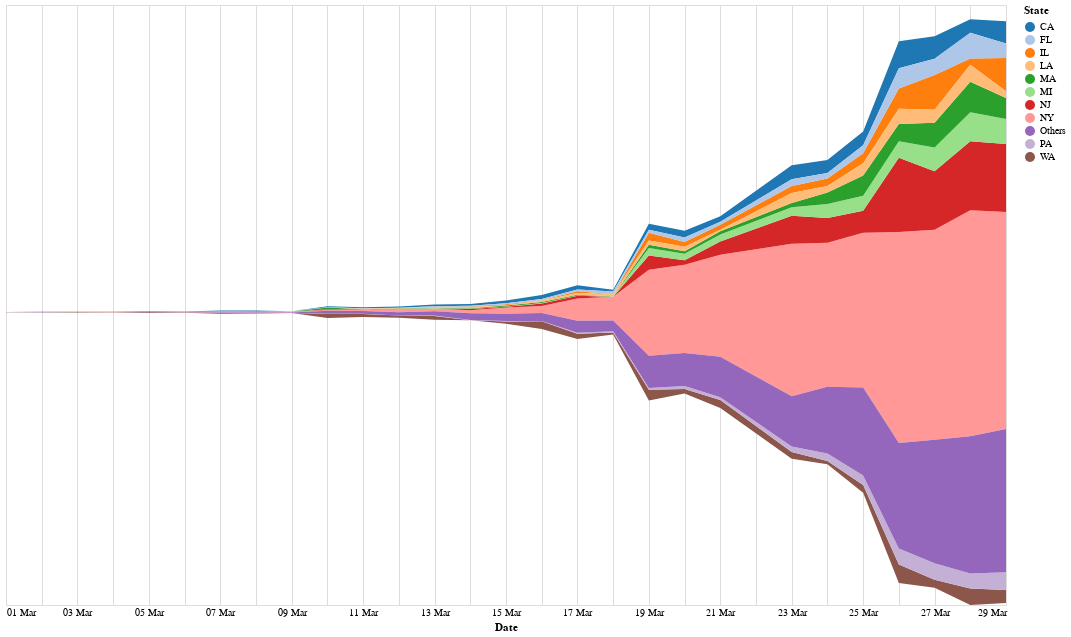

Notebook code for this chart:
### Code cell
# Plot top contributing states to US trend

import altair as alt

us_state_level = df[df['Country'] == 'US'].groupby(['State', 'Date'], as_index=False).sum()
# Drop 03-22-2020 since county breakdown started from here and so there is break in continuity
us_state_level = us_state_level.drop(us_state_level[us_state_level['Date'] == '03-22-2020'].index)
us_state_level = us_state_level[us_state_level['Date'] >= '03-01-2020']

# Align the various series by date
data = pd.DataFrame(columns=['Date', variable])
legend = us_state_level[us_state_level['Date'] == days[-1]].sort_values('Confirmed', ascending=False)['State'].values.tolist()[:10]
for state in legend:
    data = data.merge(us_state_level[us_state_level['State'] == state][['Date', variable]], how='outer', on='Date', suffixes=('', '_' + state), sort=True)

# Add all others and introduce it into the dataframe
other_states = set(us_state_level['State'].unique()) - set(legend)
others = us_state_level[us_state_level['State'].isin(other_states)].groupby('Date', as_index=False).sum()
data = data.merge(others, how='outer', on='Date', suffixes=('', '_Others'))
legend += ['Others']

# Rename the columns to be state names
data.rename({variable + '_' + x : x for x in legend}, inplace=True, axis=1)
data = data.melt(id_vars='Date', value_vars=legend, var_name='State', value_name='Value')

chart = alt.Chart(data).mark_area().encode(
    alt.X('Date:T', axis=alt.Axis(domain=False, format='%d %b', tickSize=0)),
    alt.Y('Value:Q', stack='center', axis=None),
    alt.Color('State:N', scale=alt.Scale(scheme='category20'))
).properties(width=1000, height=600)

chart.display()

### Figure 1 — Vega-Lite specification as saved in the notebook (floating-point values rounded to 4 significant figures; data arrays with more than 128 entries replaced by an {"elided": "..."} marker saying what was removed)
{"config": {"view": {"continuousWidth": 400, "continuousHeight": 300}}, "data": {"name": "data-6b8ca5ec726e17097b4fafaf8bb863c6"}, "mark": "area", "encoding": {"color": {"type": "nominal", "field": "State", "scale": {"scheme": "category20"}}, "x": {"type": "temporal", "axis": {"domain": false, "format": "%d %b", "tickSize": 0}, "field": "Date"}, "y": {"type": "quantitative", "axis": null, "field": "Value", "stack": "center"}}, "height": 600, "width": 1000, "$schema": "https://vega.github.io/schema/vega-lite/v4.0.2.json", "datasets": {"data-6b8ca5ec726e17097b4fafaf8bb863c6": {"elided": "308 records"}}}
